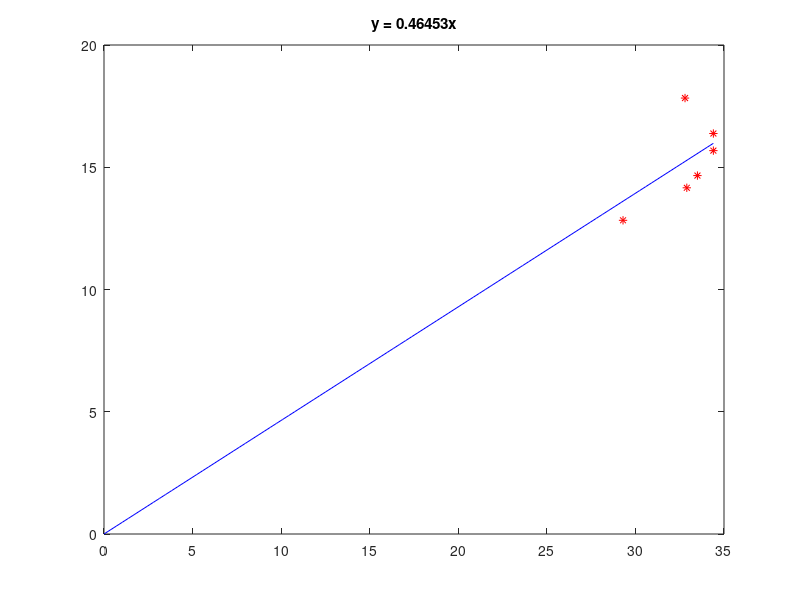
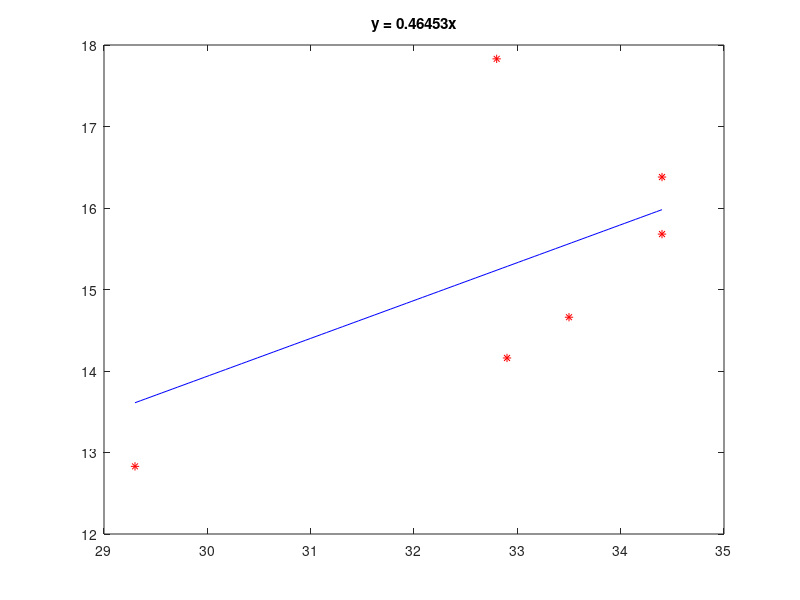

These charts were generated, in order, by the following MATLAB code:
X=[32.8,34.4,34.4,33.5,32.9,29.3];
Y=[17.83,16.38,15.68,14.66,14.16,12.83];

mMin=min(Y./X);
mMax=max(Y./X);

mBest=0;
leastError=inf;

for m = linspace(mMin,mMax,200)
    error=sum((Y-X*m).^2);
    if error < leastError
        leastError=error;
        mBest=m;
    end
end

mBest
leastError

plot(linspace(0,max(X)),linspace(0,max(X))*mBest,'b- ');
hold on;
plot(X,Y,'r *');
title(['y = ',num2str(mBest),'x'])

figure
plot(linspace(min(X),max(X)),linspace(min(X),max(X))*mBest,'b- ');
hold on;
plot(X,Y,'r *');
title(['y = ',num2str(mBest),'x'])